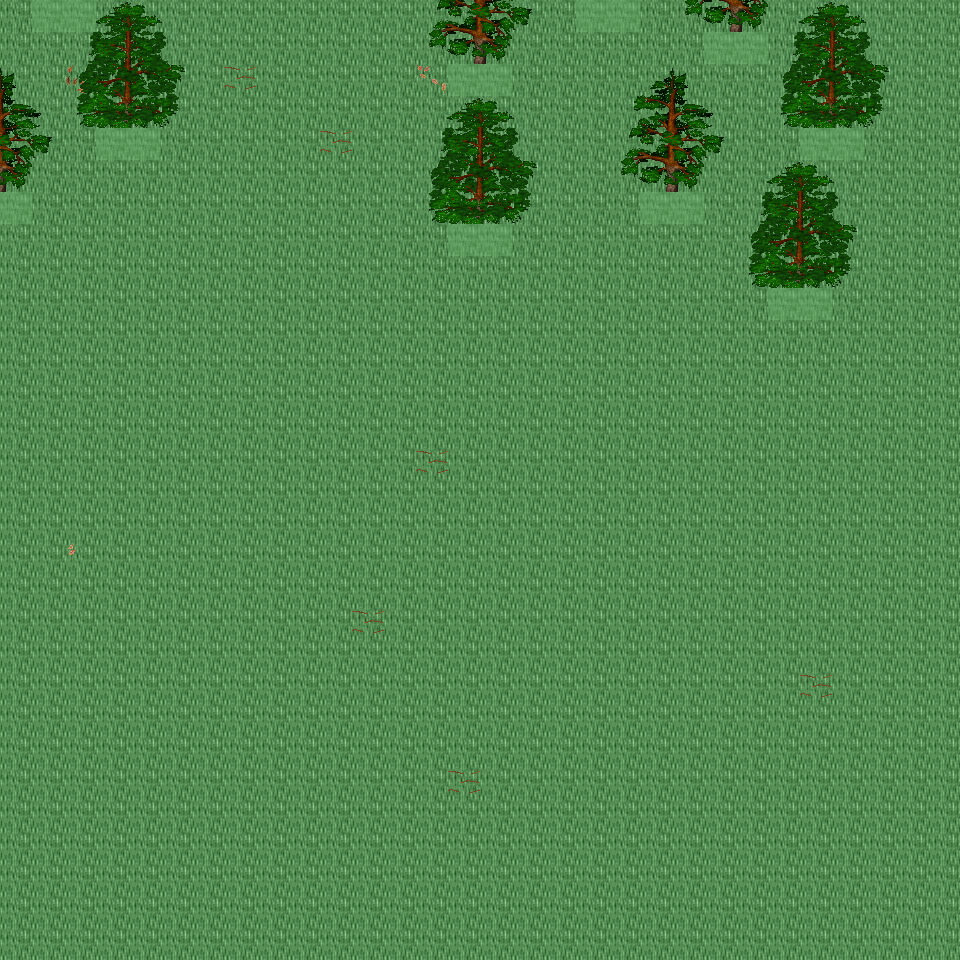

This game map was drawn from its Tiled (.tmx) file and the tilesets committed beside it. A one-line description and the trimmed map source follow:
An orthogonal 30x30 tile map with 32x32 px tiles, 6 tile layers (Ground, Object, Object2, Above, ...), 50 tilesets and 7 objects (7x mapExit).

<map version="1.0" orientation="orthogonal" renderorder="right-down" width="30" height="30" tilewidth="32" tileheight="32" nextobjectid="8">
  <tileset firstgid="1" name="tileset_ground_ground" tilewidth="32" tileheight="32" tilecount="33" columns="3">
    <image source="../drawable/tileset_ground_ground.png" width="96" height="352" />
  </tileset>
  <tileset firstgid="34" name="tileset_building_castle" tilewidth="32" tileheight="32" tilecount="320" columns="20">
    <image source="../drawable/tileset_building_castle.png" width="640" height="512" />
  </tileset>
  <tileset firstgid="354" name="tileset_furniture_carpet_carpets_2" tilewidth="32" tileheight="32" tilecount="20" columns="4">
    <image source="../drawable/tileset_furniture_carpet_carpets_2.png" width="128" height="160" />
  </tileset>
  <tileset firstgid="374" name="tileset_ground_indoor_tiles" tilewidth="32" tileheight="32" tilecount="8" columns="2">
    <image source="../drawable/tileset_ground_indoor_tiles.png" width="64" height="128" />
  </tileset>
  <tileset firstgid="382" name="tileset_building_entrance_int_iron_bars" tilewidth="32" tileheight="32" tilecount="12" columns="3">
    <image source="../drawable/tileset_building_entrance_int_iron_bars.png" width="96" height="128" />
  </tileset>
  <tileset firstgid="394" name="tileset_plant_bush_hedge" tilewidth="32" tileheight="32" tilecount="35" columns="5">
    <image source="../drawable/tileset_plant_bush_hedge.png" width="160" height="224" />
  </tileset>
  <tileset firstgid="429" name="tileset_building_church" tilewidth="32" tileheight="32" tilecount="56" columns="8">
    <image source="../drawable/tileset_building_church.png" width="256" height="224" />
  </tileset>
  <tileset firstgid="485" name="tileset_logic_collision" tilewidth="32" tileheight="32" tilecount="1" columns="1">
    <image source="../drawable/tileset_logic_collision.png" width="32" height="32" />
  </tileset>
  <tileset firstgid="486" name="tileset_logic_item_vegetable" tilewidth="32" tileheight="32" tilecount="16" columns="8">
    <image source="../drawable/tileset_logic_item_vegetable.png" width="256" height="64" />
  </tileset>
  <tileset firstgid="502" name="tileset_ground_rock_rocks" tilewidth="32" tileheight="32" tilecount="4" columns="2">
    <image source="../drawable/tileset_ground_rock_rocks.png" width="64" height="64" />
  </tileset>
  <tileset firstgid="506" name="tileset_item_corpse_huge_animal" tilewidth="32" tileheight="32" tilecount="16" columns="2">
    <image source="../drawable/tileset_item_corpse_huge_animal.png" width="64" height="256" />
  </tileset>
  <tileset firstgid="522" name="tileset_plant_tree_dead_tree_4" tilewidth="32" tileheight="32" tilecount="20" columns="4">
    <image source="../drawable/tileset_plant_tree_dead_tree_4.png" width="128" height="160" />
  </tileset>
  <tileset firstgid="542" name="tileset_logic_creature_undead" tilewidth="32" tileheight="32" tilecount="16" columns="8">
    <image source="../drawable/tileset_logic_creature_undead.png" width="256" height="64" />
  </tileset>
  <tileset firstgid="558" name="tileset_plant_tree_dead_tree_2" tilewidth="32" tileheight="32" tilecount="20" columns="4">
    <image source="../drawable/tileset_plant_tree_dead_tree_2.png" width="128" height="160" />
  </tileset>
  <tileset firstgid="578" name="tileset_item_gothic_headstone_2" tilewidth="32" tileheight="32" tilecount="3" columns="1">
    <image source="../drawable/tileset_item_gothic_headstone_2.png" width="32" height="96" />
  </tileset>
  <tileset firstgid="581" name="tileset_building_house_3" tilewidth="32" tileheight="32" tilecount="48" columns="6">
    <image source="../drawable/tileset_building_house_3.png" width="192" height="256" />
  </tileset>
  <tileset firstgid="629" name="tileset_object_scarecrow" tilewidth="32" tileheight="32" tilecount="2" columns="1">
    <image source="../drawable/tileset_object_scarecrow.png" width="32" height="64" />
  </tileset>
  <tileset firstgid="631" name="tileset_plant_tree_fall_trees" tilewidth="32" tileheight="32" tilecount="40" columns="8">
    <image source="../drawable/tileset_plant_tree_fall_trees.png" width="256" height="160" />
  </tileset>
  <tileset firstgid="671" name="tileset_logic_creature_undead_fallen" tilewidth="32" tileheight="32" tilecount="16" columns="8">
    <image source="../drawable/tileset_logic_creature_undead_fallen.png" width="256" height="64" />
  </tileset>
  <tileset firstgid="687" name="tileset_building_decoration_orbpedestal" tilewidth="32" tileheight="32" tilecount="2" columns="1">
    <image source="../drawable/tileset_building_decoration_orbpedestal.png" width="32" height="64" />
  </tileset>
  <tileset firstgid="689" name="tileset_ground_rock_rocks_3" tilewidth="32" tileheight="32" tilecount="16" columns="4">
    <image source="../drawable/tileset_ground_rock_rocks_3.png" width="128" height="128" />
  </tileset>
  <tileset firstgid="705" name="tileset_plant_tree_chestnut_tree" tilewidth="32" tileheight="32" tilecount="20" columns="4">
    <image source="../drawable/tileset_plant_tree_chestnut_tree.png" width="128" height="160" />
  </tileset>
  <tileset firstgid="725" name="tileset_plant_stump_hollow_logs" tilewidth="32" tileheight="32" tilecount="6" columns="3">
    <image source="../drawable/tileset_plant_stump_hollow_logs.png" width="96" height="64" />
  </tileset>
  <tileset firstgid="731" name="tileset_logic_creature_golem" tilewidth="32" tileheight="32" tilecount="4" columns="4">
    <image source="../drawable/tileset_logic_creature_golem.png" width="128" height="32" />
  </tileset>
  <tileset firstgid="735" name="tileset_ground_grass_edges" tilewidth="32" tileheight="32" tilecount="36" columns="12">
    <image source="../drawable/tileset_ground_grass_edges.png" width="384" height="96" />
  </tileset>
  <tileset firstgid="771" name="tileset_ground_grass_corners" tilewidth="32" tileheight="32" tilecount="24" columns="6">
    <image source="../drawable/tileset_ground_grass_corners.png" width="192" height="128" />
  </tileset>
  <tileset firstgid="795" name="tileset_ground_water_pool" tilewidth="32" tileheight="32" tilecount="72" columns="3">
    <image source="../drawable/tileset_ground_water_pool.png" width="96" height="768" />
  </tileset>
  <tileset firstgid="867" name="tileset_ground_earth_edges" tilewidth="32" tileheight="32" tilecount="18" columns="6">
    <image source="../drawable/tileset_ground_earth_edges.png" width="192" height="96" />
  </tileset>
  <tileset firstgid="885" name="tileset_logic_creature_ent" tilewidth="32" tileheight="32" tilecount="4" columns="4">
    <image source="../drawable/tileset_logic_creature_ent.png" width="128" height="32" />
  </tileset>
  <tileset firstgid="889" name="tileset_plant_leaves" tilewidth="32" tileheight="32" tilecount="8" columns="4">
    <image source="../drawable/tileset_plant_leaves.png" width="128" height="64" />
  </tileset>
  <tileset firstgid="897" name="tileset_object_well_hoist" tilewidth="32" tileheight="32" tilecount="9" columns="3">
    <image source="../drawable/tileset_object_well_hoist.png" width="96" height="96" />
  </tileset>
  <tileset firstgid="906" name="tileset_building_stairs_grey_stone_stairs_down" tilewidth="32" tileheight="32" tilecount="6" columns="3">
    <image source="../drawable/tileset_building_stairs_grey_stone_stairs_down.png" width="96" height="64" />
  </tileset>
  <tileset firstgid="912" name="tileset_ground_green_paving" tilewidth="32" tileheight="32" tilecount="18" columns="3">
    <image source="../drawable/tileset_ground_green_paving.png" width="96" height="192" />
  </tileset>
  <tileset firstgid="930" name="tileset_plant_tree_tree_darkgreen" tilewidth="32" tileheight="32" tilecount="88" columns="8">
    <image source="../drawable/tileset_plant_tree_tree_darkgreen.png" width="256" height="352" />
  </tileset>
  <tileset firstgid="1018" name="tileset_light_dim_light_7x5" tilewidth="32" tileheight="32" tilecount="35" columns="7">
    <image source="../drawable/tileset_light_dim_light_7x5.png" width="224" height="160" />
  </tileset>
  <tileset firstgid="1053" name="tileset_furniture_light_lamp_bronze" tilewidth="32" tileheight="32" tilecount="3" columns="1">
    <image source="../drawable/tileset_furniture_light_lamp_bronze.png" width="32" height="96" />
  </tileset>
  <tileset firstgid="1056" name="tileset_light_light_5x5" tilewidth="32" tileheight="32" tilecount="25" columns="5">
    <image source="../drawable/tileset_light_light_5x5.png" width="160" height="160" />
  </tileset>
  <tileset firstgid="1081" name="tileset_plant_tree_pine_tree" tilewidth="32" tileheight="32" tilecount="20" columns="4">
    <image source="../drawable/tileset_plant_tree_pine_tree.png" width="128" height="160" />
  </tileset>
  <tileset firstgid="1101" name="tileset_plant_tree_pine_tree_1" tilewidth="32" tileheight="32" tilecount="20" columns="4">
    <image source="../drawable/tileset_plant_tree_pine_tree_1.png" width="128" height="160" />
  </tileset>
  <tileset firstgid="1121" name="tileset_furniture_chair_bench_wooden" tilewidth="32" tileheight="32" tilecount="8" columns="2">
    <image source="../drawable/tileset_furniture_chair_bench_wooden.png" width="64" height="128" />
  </tileset>
  <tileset firstgid="1129" name="tileset_plant_flower_flowers_mixed" tilewidth="32" tileheight="32" tilecount="16" columns="4">
    <image source="../drawable/tileset_plant_flower_flowers_mixed.png" width="128" height="128" />
  </tileset>
  <tileset firstgid="1145" name="tileset_building_thatched_roof_cottage1" tilewidth="32" tileheight="32" tilecount="20" columns="4">
    <image source="../drawable/tileset_building_thatched_roof_cottage1.png" width="128" height="160" />
  </tileset>
  <tileset firstgid="1165" name="tileset_item_blood_floor_stain" tilewidth="32" tileheight="32" tilecount="1" columns="1">
    <image source="../drawable/tileset_item_blood_floor_stain.png" width="32" height="32" />
  </tileset>
  <tileset firstgid="1166" name="tileset_item_firewood" tilewidth="32" tileheight="32" tilecount="12" columns="3">
    <image source="../drawable/tileset_item_firewood.png" width="96" height="128" />
  </tileset>
  <tileset firstgid="1178" name="tileset_item_gothic_headstone_1" tilewidth="32" tileheight="32" tilecount="1" columns="1">
    <image source="../drawable/tileset_item_gothic_headstone_1.png" width="32" height="32" />
  </tileset>
  <tileset firstgid="1179" name="tileset_item_gothic_tiny_headstone" tilewidth="32" tileheight="32" tilecount="1" columns="1">
    <image source="../drawable/tileset_item_gothic_tiny_headstone.png" width="32" height="32" />
  </tileset>
  <tileset firstgid="1180" name="tileset_plant_mosses" tilewidth="32" tileheight="32" tilecount="16" columns="4">
    <image source="../drawable/tileset_plant_mosses.png" width="128" height="128" />
  </tileset>
  <tileset firstgid="1196" name="tileset_building_fence_wooden_brown_fence" tilewidth="32" tileheight="32" tilecount="42" columns="7">
    <image source="../drawable/tileset_building_fence_wooden_brown_fence.png" width="224" height="192" />
  </tileset>
  <tileset firstgid="1238" name="tileset_logic_creature_undead_skeleton" tilewidth="32" tileheight="32" tilecount="6" columns="6">
    <image source="../drawable/tileset_logic_creature_undead_skeleton.png" width="192" height="32" />
  </tileset>
  <tileset firstgid="1244" name="tileset_logic_creature_undead_specter" tilewidth="32" tileheight="32" tilecount="6" columns="6">
    <image source="../drawable/tileset_logic_creature_undead_specter.png" width="192" height="32" />
  </tileset>
  <layer name="Ground" width="30" height="30">
    <data>[900 cells, 900 non-empty, 1 distinct tile ids]</data>
  </layer>
  <layer name="Object" width="30" height="30">
    <data>[900 cells, 28 non-empty, 8 distinct tile ids]</data>
  </layer>
  <layer name="Object2" width="30" height="30">
    <data>[900 cells, 0 non-empty, 0 distinct tile ids]</data>
  </layer>
  <layer name="Above" width="30" height="30">
    <data>[900 cells, 52 non-empty, 32 distinct tile ids]</data>
  </layer>
  <layer name="Above2" width="30" height="30">
    <data>[900 cells, 48 non-empty, 16 distinct tile ids]</data>
  </layer>
  <layer name="Walkable" width="30" height="30">
    <data>[900 cells, 19 non-empty, 1 distinct tile ids]</data>
  </layer>
  <objectgroup name="MapEvents">
    <object id="1" name="north" type="mapExit" x="0" y="0" width="32" height="32">
      <properties>
        <property name="map" value="level_0_x223_y61" />
        <property name="x" value="0" />
        <property name="y" value="28" />
      </properties>
    </object>
    <object id="2" name="north2" type="mapExit" x="96" y="0" width="480" height="32">
      <properties>
        <property name="map" value="level_0_x223_y61" />
        <property name="x" value="3" />
        <property name="y" value="28" />
      </properties>
    </object>
    <object id="3" name="north3" type="mapExit" x="640" y="0" width="320" height="32">
      <properties>
        <property name="map" value="level_0_x223_y61" />
        <property name="x" value="20" />
        <property name="y" value="28" />
      </properties>
    </object>
    <object id="4" name="south" type="mapExit" x="0" y="928" width="960" height="32">
      <properties>
        <property name="map" value="level_0_x223_y63" />
        <property name="x" value="0" />
        <property name="y" value="1" />
      </properties>
    </object>
    <object id="5" name="west" type="mapExit" x="0" y="0" width="32" height="192">
      <properties>
        <property name="map" value="level_0_x222_y62" />
        <property name="x" value="28" />
        <property name="y" value="0" />
      </properties>
    </object>
    <object id="6" name="west2" type="mapExit" x="0" y="224" width="32" height="736">
      <properties>
        <property name="map" value="level_0_x222_y62" />
        <property name="x" value="28" />
        <property name="y" value="7" />
      </properties>
    </object>
    <object id="7" name="east" type="mapExit" x="928" y="0" width="32" height="960">
      <properties>
        <property name="map" value="level_0_x224_y62" />
        <property name="x" value="1" />
        <property name="y" value="0" />
      </properties>
    </object>
  </objectgroup>
</map>
